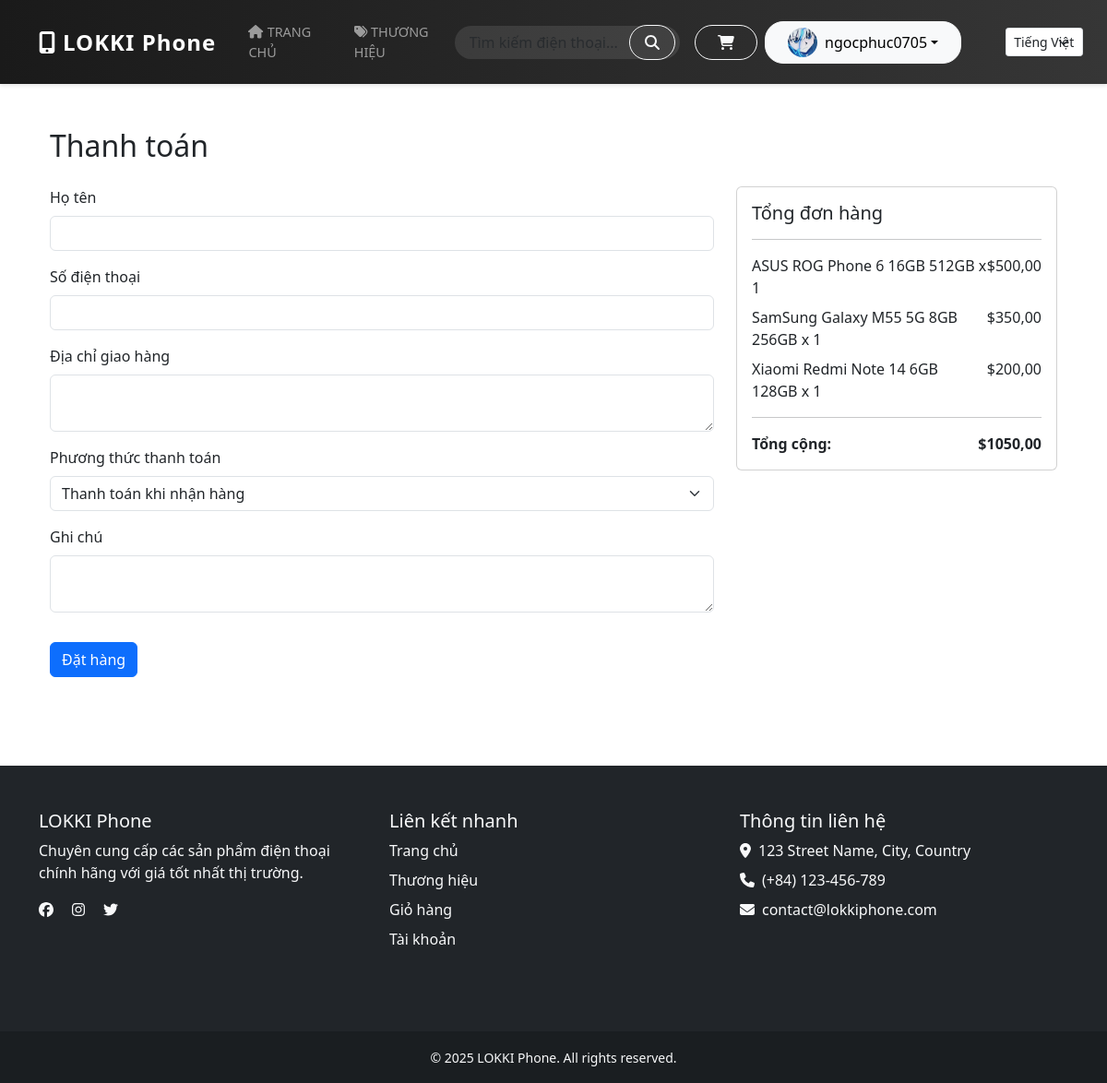
Before: /vi/checkout/ (signed in) with the older database file.
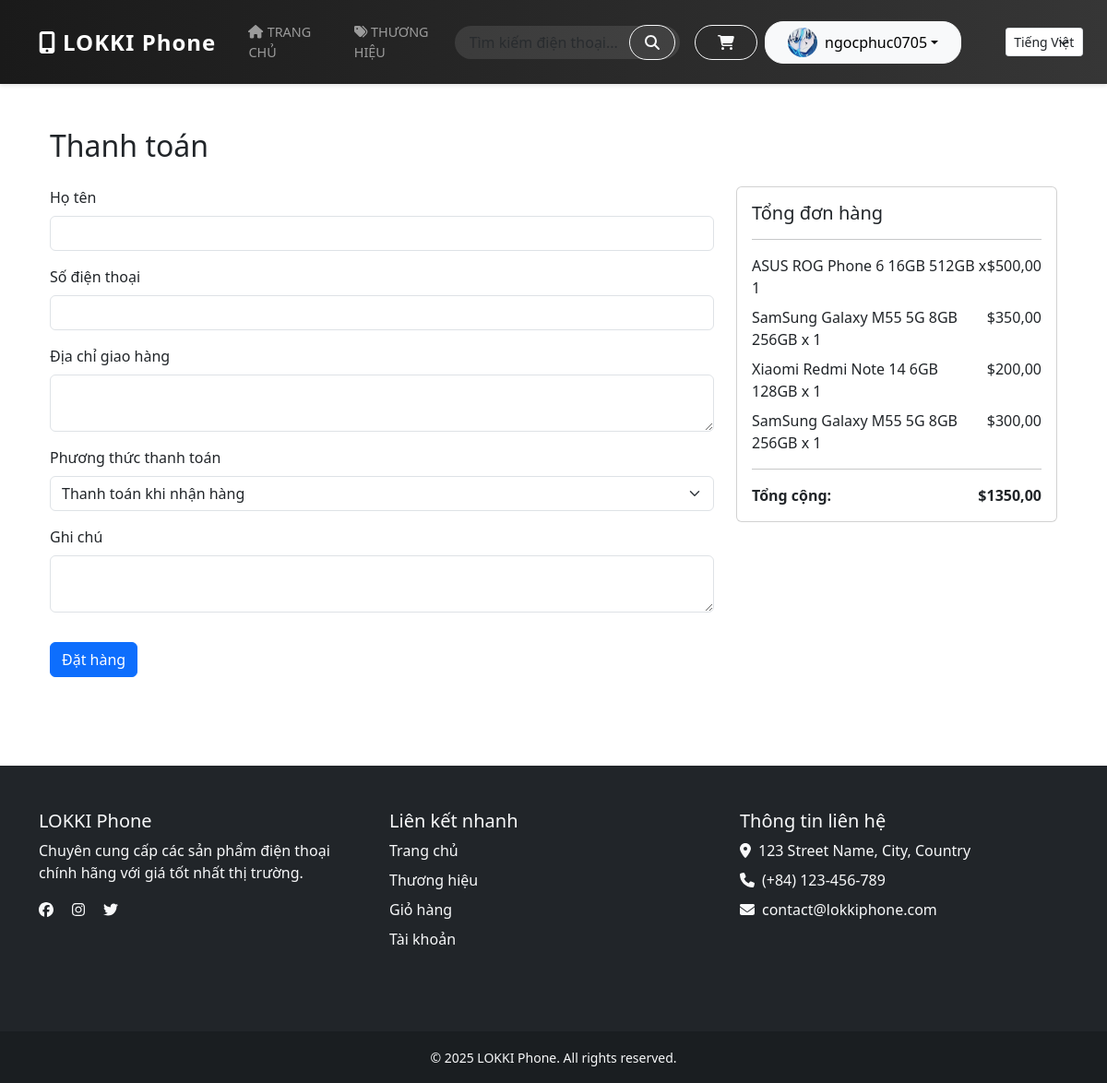
After: the same page with the newer database file.
### store/models.py (models this page shows, shortened)
class Cart(models.Model):
    user = models.ForeignKey(User, on_delete=models.CASCADE)
    phone = models.ForeignKey(Phone, on_delete=models.CASCADE)
    quantity = models.PositiveIntegerField(default=1)
    date_added = models.DateTimeField(auto_now_add=True)  # Added back
    @property
    def total_price(self):
        return self.quantity * self.phone.price

class Phone(models.Model):
    name = models.CharField(max_length=200)
    brand = models.ForeignKey(Brand, on_delete=models.CASCADE)
    description = models.TextField()
    price = models.DecimalField(max_digits=10, decimal_places=2)
    stock = models.PositiveIntegerField()
    available = models.BooleanField(default=True)
    image = models.ImageField(upload_to='phones/')
    created_at = models.DateTimeField(auto_now_add=True)

### store/views.py (the view, shortened to what this page needs)
# urls.py: path('checkout/', views.checkout, name='checkout'),
@login_required
def checkout(request):
    cart_items = Cart.objects.filter(user=request.user)
    if not cart_items.exists():
        messages.warning(request, 'Giỏ hàng trống!')
        return redirect('cart')
    total = sum(item.total_price for item in cart_items)
    return render(request, 'store/checkout.html', {
        'cart_items': cart_items,
        'total': total
    })

### store/templates/store/checkout.html (shortened to what this page needs)
{% extends 'store/base.html' %}
{% load static %}
{% load i18n %}
{% block content %}
<div class="container my-5">
    <h2 class="mb-4">{% trans "Thanh toán" %}</h2>
    <div class="row">
        <div class="col-md-8">
            <form method="POST">
                <div class="mb-3">
                    <label class="form-label">{% trans "Họ tên" %}</label>
                    <input type="text" name="full_name" class="form-control" required>
                </div>
                <div class="mb-3">
                    <label class="form-label">{% trans "Số điện thoại" %}</label>
                    <input type="text" name="phone" class="form-control" required>
                </div>
                <div class="mb-3">
                    <label class="form-label">{% trans "Địa chỉ giao hàng" %}</label>
                    <textarea name="address" class="form-control" required></textarea>
                </div>
                <div class="mb-3">
                    <label class="form-label">{% trans "Phương thức thanh toán" %}</label>
                    <select name="payment_method" id="payment_method" class="form-select" required>
                        <option value="cod">{% trans "Thanh toán khi nhận hàng" %}</option>
                    </select>
                </div>
                <div class="mb-3">
                    <label class="form-label">{% trans "Ghi chú" %}</label>
                    <textarea name="order_note" class="form-control"></textarea>
                </div>
                <button type="submit" class="btn btn-primary mt-3">{% trans "Đặt hàng" %}</button>
            </form>
        </div>
        <div class="col-md-4">
            <div class="card">
                <div class="card-body">
                    <h5 class="card-title">{% trans "Tổng đơn hàng" %}</h5>
                    <hr>
                    {% for item in cart_items %}
                    <div class="d-flex justify-content-between mb-2">
                        <span>{{ item.phone.name }} x {{ item.quantity }}</span>
                        <span>${{ item.total_price }}</span>
                    </div>
                    {% endfor %}
                    <hr>
                    <div class="d-flex justify-content-between">
                        <strong>{% trans "Tổng cộng:" %}</strong>
                        <strong>${{ total }}</strong>
                    </div>
                </div>
            </div>
        </div>
    </div>
</div>
{% endblock %}

Changed rows visible on the page:
added Cart: phone.name "SamSung Galaxy M55 5G 8GB 256GB", quantity "1", total_price "300,00"
Other visible differences:
{{ total }}: "1050,00" → "1350,00"
